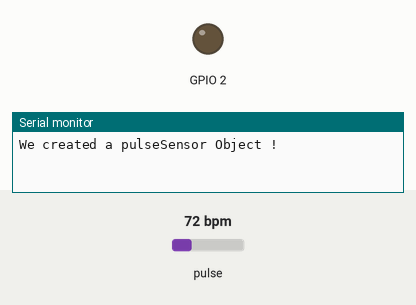
A sketch run on a simulated ESP32. Parts: output pins drawn as LEDs (lit = HIGH), the last lines printed to the serial monitor. Inputs (shaded band) come from the test bench; at power-on: pulse 72 bpm. A WiFi scan finds three made-up networks.

Above: at 0.1 s.
At 5.1 s:
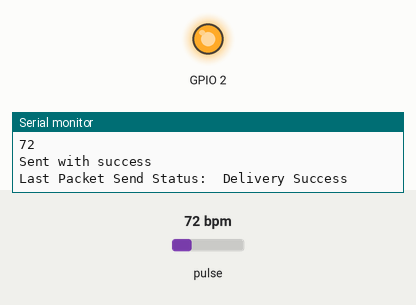
Timing chart, 0 to 6.6 s (numbered marks = the images above):
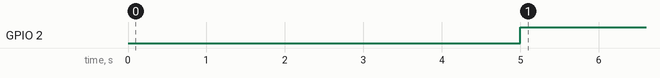

Measured:
- by itself, GPIO 2: LOW → HIGH at 5.0 s

The sketch:

sender1.ino
```cpp
#include <esp_now.h>
#include <esp_wifi.h>
#include <WiFi.h>
#include <Adafruit_Sensor.h>
#include <PulseSensorPlayground.h>

// Set your Board ID (ESP32 Sender #1 = BOARD_ID 1, ESP32 Sender #2 = BOARD_ID 2, etc)
#define BOARD_ID 1
PulseSensorPlayground pulseSensor;
//  Variables
int myBPM= 0;
int readingID = 0;
const int PulseWire = 34;       // PulseSensor PURPLE WIRE connected to ANALOG PIN 0
const int LED = 2;          // The on-board Arduino LED, close to PIN 13.
int Threshold = 3300;           // Determine which Signal to "count as a beat" and which to ignore.
                               // Use the "Gettting Started Project" to fine-tune Threshold Value beyond default setting.
                               // Otherwise leave the default "550" value.


//MAC Address of the receiver
uint8_t broadcastAddress[] = {0xCC, 0x7B, 0x5C, 0x35, 0x9E, 0xD8};

//Structure example to send data
//Must match the receiver structure
typedef struct struct_message {
    int id;
    int bpm;
    int readingID;
} struct_message;

esp_now_peer_info_t peerInfo;

//Create a struct_message called myData
struct_message myData;

unsigned long previousMillis = 0;   // Stores last time temperature was published
const long interval = 5000;        // Interval at which to publish sensor readings

unsigned int readingId = 0;

// Insert your SSID
constexpr char WIFI_SSID[] = "Cellular";

int32_t getWiFiChannel(const char *ssid) {
  if (int32_t n = WiFi.scanNetworks()) {
      for (uint8_t i=0; i<n; i++) {
          if (!strcmp(ssid, WiFi.SSID(i).c_str())) {
              return WiFi.channel(i);
          }
      }
  }
  return 0;
}

int readBPM() {
  if (pulseSensor.sawStartOfBeat()) {            // Constantly test to see if "a beat happened".
 myBPM = pulseSensor.getBeatsPerMinute();  // Calls function on our pulseSensor object that returns BPM as an "int".
                                               // "myBPM" hold this BPM value now.
 //Serial.print("BPM: ");                        // Print phrase "BPM: "
 //Serial.println(myBPM);                        // Print the value inside of myBPM.

}
delay(30);
return myBPM;
}


// callback when data is sent
void OnDataSent(const uint8_t *mac_addr, esp_now_send_status_t status) {
  Serial.print("\r\nLast Packet Send Status:\t");
  Serial.println(status == ESP_NOW_SEND_SUCCESS ? "Delivery Success" : "Delivery Fail");
}


void setup() {
  //Init Serial Monitor
  Serial.begin(115200);

  pulseSensor.analogInput(PulseWire);
  pulseSensor.blinkOnPulse(LED);       //auto-magically blink Arduino's LED with heartbeat.
  pulseSensor.setThreshold(Threshold);

  if (pulseSensor.begin()) {
    Serial.println("We created a pulseSensor Object !");  //This prints one time at Arduino power-up,  or on Arduino reset.
  }


  // Set device as a Wi-Fi Station and set channel
  WiFi.mode(WIFI_STA);

  int32_t channel = getWiFiChannel(WIFI_SSID);

  WiFi.printDiag(Serial); // Uncomment to verify channel number before
  esp_wifi_set_promiscuous(true);
  esp_wifi_set_channel(channel, WIFI_SECOND_CHAN_NONE);
  esp_wifi_set_promiscuous(false);
  WiFi.printDiag(Serial); // Uncomment to verify channel change after

  // Init ESP-NOW
  if (esp_now_init() != ESP_OK) {
    Serial.println("Error initializing ESP-NOW");
    return;
  }

  // Once ESPNow is successfully Init, we will register for Send CB to
  // get the status of Trasnmitted packet
  esp_now_register_send_cb(OnDataSent);

  // Register peer
  memcpy(peerInfo.peer_addr, broadcastAddress, 6);
  peerInfo.encrypt = false;

  // Add peer
  if (esp_now_add_peer(&peerInfo) != ESP_OK){
    Serial.println("Failed to add peer");
    return;
  }
}

void loop() {
  unsigned long currentMillis = millis();
  if (currentMillis - previousMillis >= interval) {
    // Save the last time a new reading was published
    previousMillis = currentMillis;
    //Set values to send
    myData.id = BOARD_ID;
    myData.bpm = readBPM();
    myData.readingID = readingID++;

    //Send message via ESP-NOW
    esp_err_t result = esp_now_send(broadcastAddress, (uint8_t *) &myData, sizeof(myData));
    if (result == ESP_OK) {
      Serial.println("BPM:");
      Serial.println(myData.bpm);
      Serial.println("Sent with success");
    }
    else {
      Serial.println("Error sending the data");
    }
  }
}
```
